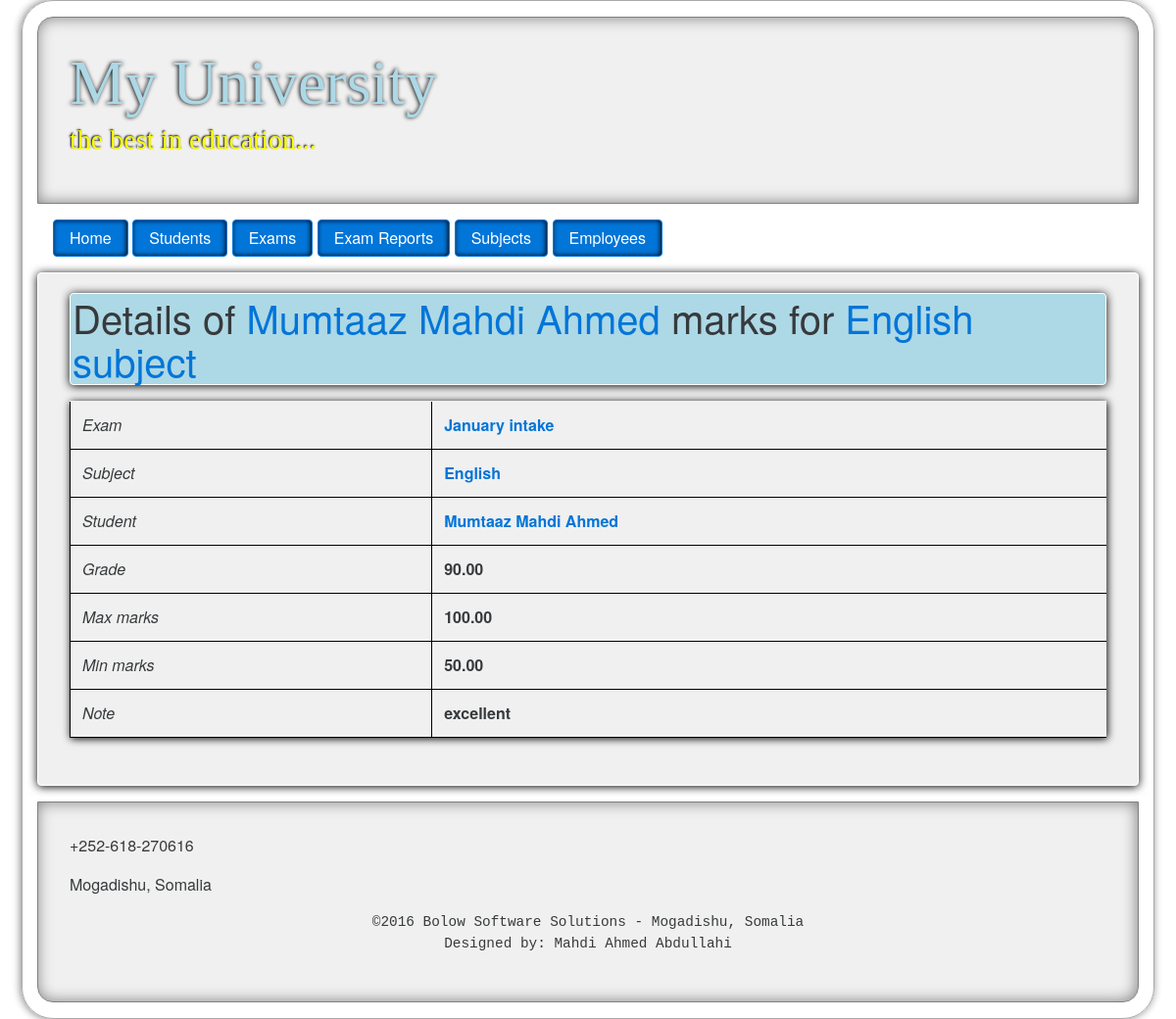
Page /cms/exam_report/1/ on the committed database.
### university/models.py (models this page shows, shortened)
class ExamReport(models.Model):
    exam = models.ForeignKey(Exam)
    subject = models.ForeignKey(Subject)
    student = models.ForeignKey(Student)
    grade = models.DecimalField(decimal_places=2, max_digits=5, default=0.0)
    note = models.TextField()

class Student(models.Model):
    first_name = models.CharField(max_length=30)
    middle_name = models.CharField(max_length=30)
    last_name = models.CharField(max_length=30)
    DateOfBirth = models.DateField()
    address = models.TextField(default=None)
    phone = models.CharField(max_length=30)
    guardian = models.CharField(max_length=50)
    guardian_phone = models.CharField(max_length=30)
    status = models.BooleanField(default=False)
    registered = models.DateField(default = timezone.now)
    registered_by = models.ForeignKey(User)
    classroom = models.ForeignKey(Classroom)
    last_updated = models.DateTimeField(default=timezone.now)
    def __str__(self):
        return self.first_name + " " + self.middle_name + " " + self.last_name

class Subject(models.Model):
    name = models.CharField(max_length=100)
    description = models.TextField(max_length=300)
    def __str__(self):
        return self.name

class Exam(models.Model):
    title = models.CharField(max_length=100)
    description = models.TextField()
    starting_date = models.DateField(default=timezone.now)
    e_type = models.ForeignKey(ExamType)
    is_admission = models.BooleanField(default=False)
    def __str__(self):
        return self.title

class ExamType(models.Model):
    name = models.CharField(max_length=50)
    max_marks = models.DecimalField(decimal_places=2, max_digits=5, default=100.0)

### university/views.py (the view)
# urls.py: url(r'^exam_report/(?P<pk>[0-9]+)/$', views.exam_report_details, name='exam_report_details'),
def exam_report_details(request, pk):
    exam_report = ExamReport.objects.get(pk=pk)
    minimum = (exam_report.exam.e_type.max_marks / 2)
    return render(request, 'exam/exam_report_details.html', {'exam_report':exam_report, 'minimum':minimum,'settings':settings})

### university/templates/exam/exam_report_details.html
{% extends 'university/layout.html' %}
{% block content %}
<h1>Details of
<a href="{%	url	"student_profile"	pk=exam_report.student.pk	%}">{{ exam_report.student }}</a>
 marks for <a href="{%	url	"subject_details"	pk=exam_report.subject.pk	%}">{{ exam_report.subject }} subject</a>
 </h1>
<table class='table'>
	<tr>
		<td><em>Exam</em></td>
		<td><b><a href="{%	url	"exam_details"	pk=exam_report.exam.pk	%}">{{ exam_report.exam }}</a></b></td>
	</tr>
	<tr>
		<td><em>Subject</em></td>
		<td><b><a href="{%	url	"subject_details"	pk=exam_report.subject.pk	%}">{{ exam_report.subject }}</a></b></td>
	</tr>
	<tr>
		<td><em>Student</em></td>
		<td><b><a href="{%	url	"student_profile"	pk=exam_report.student.pk	%}">{{ exam_report.student }}</a></b></td>
	</tr>
	<tr>
		<td><em>Grade</em></td>
		<td><b>{{ exam_report.grade }}</b></td>
	</tr>
	<tr>
		<td><em>Max marks</em></td>
		<td><b>{{ exam_report.exam.e_type.max_marks}}</b></td>
	</tr>
	<tr>
		<td><em>Min marks</em></td>
		<td><b>{{ minimum }}</b></td>
	</tr>
	<tr>
		<td><em>Note</em></td>
		<td><b>{{ exam_report.note }}</b></td>
	</tr>
</table>
{% endblock %}

### university/static/university/css/style.css (style rules this page uses)
table { margin:auto; box-shadow: 1px 1px 8px black; margin-top: 1em; }
td { padding:.2em; padding-right: .5em; border-left: 1px solid black; border-bottom: 1px solid black; max-width: 12em; }
.content h1 { background:lightblue; padding: 2px; border: 1px solid white; box-shadow: 0px 1px 10px black; border-radius: 4px; margin-top: -.3em; }

### rows in the picture
ExamReport: student "Mumtaaz Mahdi Ahmed", subject "English", exam "January intake", grade "90.00", exam.e_type.max_marks "100.00", note "excellent"

### other values in the picture
{{ settings.UNIVERSITY_NAME }} "My University"
{{ settings.UNIVERSITY_MOTO }} "the best in education..."
{{ minimum }} "50.00"
{{ settings.UNIVERSITY_PHONES }} "+252-618-270616"
{{ settings.CAMPUS_ADDRESS }} "Mogadishu, Somalia"
